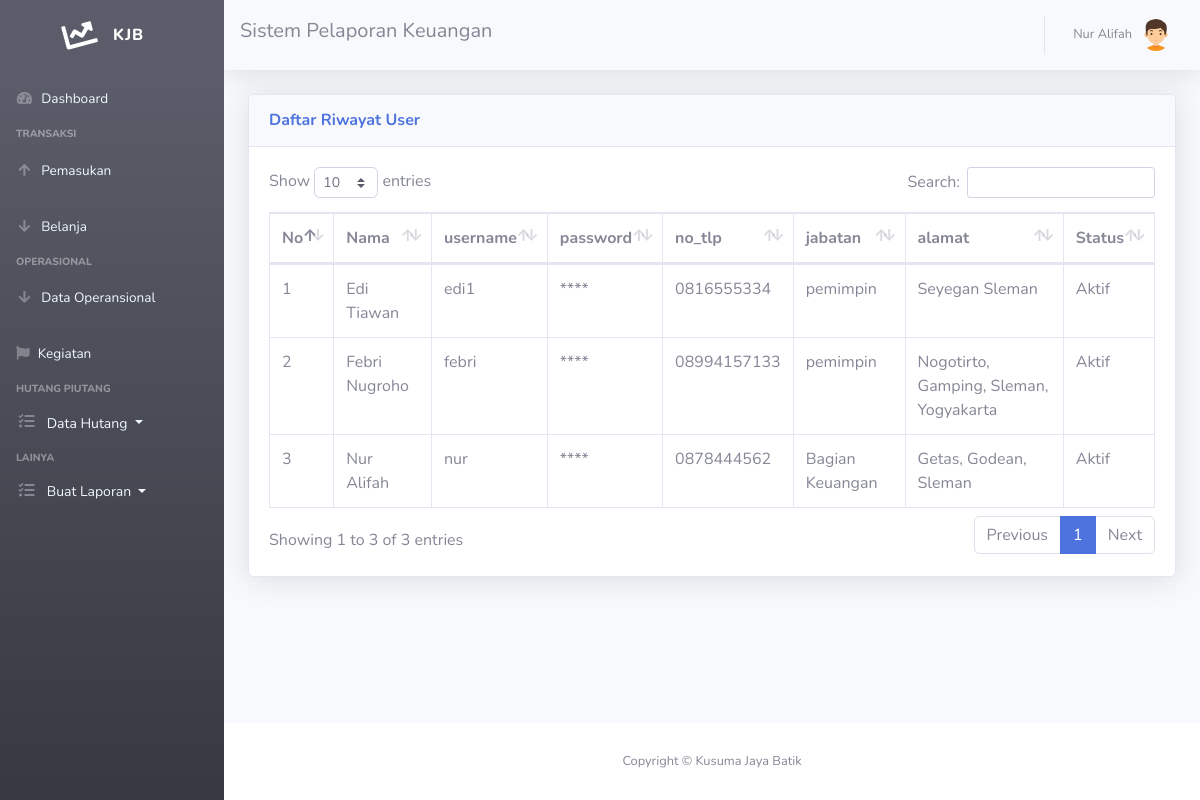
The page /riwayat-karyawan.php (signed in) on the database its author committed.
### tables this page shows
CREATE TABLE `user` (
  `id_user` int(11) NOT NULL,
  `nama` varchar(40) NOT NULL,
  `username` varchar(40) NOT NULL,
  `password` varchar(40) NOT NULL,
  `no_tlp` char(20) NOT NULL,
  `email` varchar(40) NOT NULL,
  `jabatan` varchar(50) NOT NULL,
  `alamat` varchar(255) NOT NULL,
  `is_active` enum('0','1','','') NOT NULL,
  `is_hidden` enum('0','1','','') NOT NULL,
  `kdreset` int(11) NOT NULL
);

### riwayat-karyawan.php (the view, shortened to what this page needs)
<!DOCTYPE html>
<html lang="en">
<head>
  <link rel="stylesheet" href="https://cdnjs.cloudflare.com/ajax/libs/font-awesome/4.7.0/css/font-awesome.min.css">
  <link href="vendor/fontawesome-free/css/all.min.css" rel="stylesheet" type="text/css">
  <link href="css/sb-admin-2.min.css" rel="stylesheet">
  <link href="vendor/datatables/dataTables.bootstrap4.min.css" rel="stylesheet">
</head>
<body id="page-top">
<?php require 'sidebar.php'; ?>
      <div id="content">
<?php require 'navbar.php'; ?>
        <div class="container-fluid">
          <div class="card shadow mb-4">
            <div class="card-header py-3">
              <h6 class="m-0 font-weight-bold text-primary">Daftar Riwayat User</h6>
            </div>
            <div class="card-body">
              <div class="table-responsive">
                <table class="table table-bordered" id="dataTable" width="100%" cellspacing="0">
                  <thead>
                    <tr>
                      <th>No</th>
                      <th>Nama</th>
                      <th>username</th>
                      <th>password</th>
                      <th>no_tlp</th>
                      <th>jabatan</th>
                      <th>alamat</th>
                      <th>Status</th>
                    </tr>
                  </thead>
                  <tbody>
				  <?php
$query = mysqli_query($koneksi,"SELECT * FROM user");
$nos = 1;
while ($data = mysqli_fetch_assoc($query))
{
?>
    <?php if ($data['username']!="superuser"): ?>
                    <tr>
                      <td><?=$nos++?></td>
                      <td><?=$data['nama']?></td>
                      <td><?=$data['username']?></td>
                      <td>****</td>
                      <td><?=$data['no_tlp']?></td>
                      <td><?=$data['jabatan']?></td>
                      <td><?=$data['alamat']?></td>
                      <td>
                        <?php if ($data['is_active']==0): ?>
                          Aktif
                        <?php endif ?>
                      </td>
</tr>
<?php endif ?>
  </div>
<?php
}
?>
              </div>
            </div>
          </div>
        </div>
<?php require 'footer.php'?>
</body>
</html>

### rows shown on the page
user: nama "Edi Tiawan", username "edi1", no_tlp "0816555334", jabatan "pemimpin", alamat "Seyegan Sleman", is_active "Aktif"
user: nama "Febri Nugroho", username "febri", no_tlp "08994157133", jabatan "pemimpin", alamat "Nogotirto, Gamping, Sleman, Yogyakarta", is_active "Aktif"
user: nama "Nur Alifah", username "nur", no_tlp "0878444562", jabatan "Bagian Keuangan", alamat "Getas, Godean, Sleman", is_active "Aktif"

### other values the page prints
$_SESSION['nama'] "Nur Alifah"
